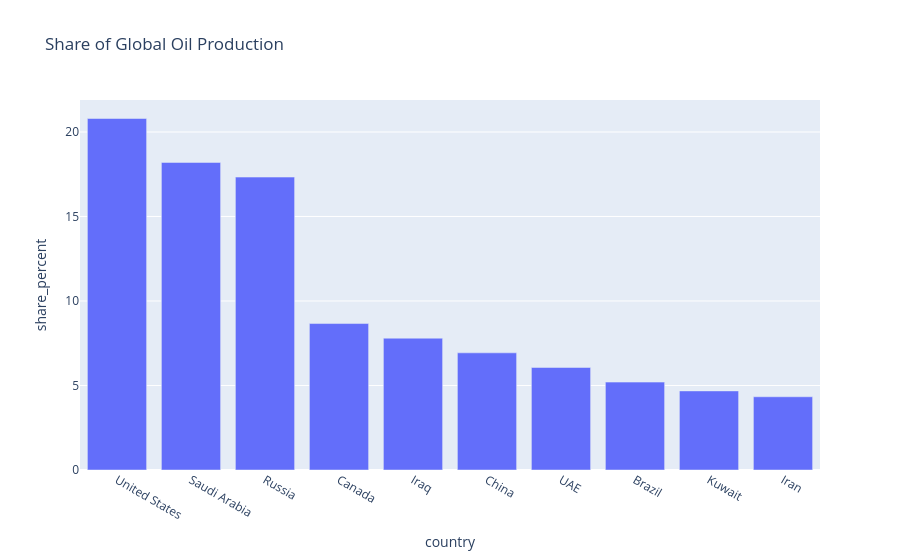

The notebook cell saved with this chart:
### Code cell
df_sorted = df.sort_values(by='share_percent',ascending=False)
df_sorted 
fig = px.bar(
    df_sorted,
    x='country',
    y='share_percent',
    title='Share of Global Oil Production'
)
fig.show()

### Figure 1 — Plotly figure (JSON) as saved in the notebook; plotly's stock layout.template omitted (floating-point values rounded to 4 significant figures)
{"data": [{"hovertemplate": "country=%{x}<br>share_percent=%{y}<extra></extra>", "legendgroup": "", "marker": {"color": "#636efa", "pattern": {"shape": ""}}, "name": "", "orientation": "v", "showlegend": false, "textposition": "auto", "type": "bar", "x": ["United States", "Saudi Arabia", "Russia", "Canada", "Iraq", "China", "UAE", "Brazil", "Kuwait", "Iran"], "xaxis": "x", "y": [20.8, 18.2, 17.33, 8.666, 7.799, 6.932, 6.066, 5.199, 4.679, 4.333], "yaxis": "y"}], "layout": {"barmode": "relative", "legend": {"tracegroupgap": 0}, "title": {"text": "Share of Global Oil Production"}, "xaxis": {"anchor": "y", "domain": [0, 1], "title": {"text": "country"}}, "yaxis": {"anchor": "x", "domain": [0, 1], "title": {"text": "share_percent"}}}}
